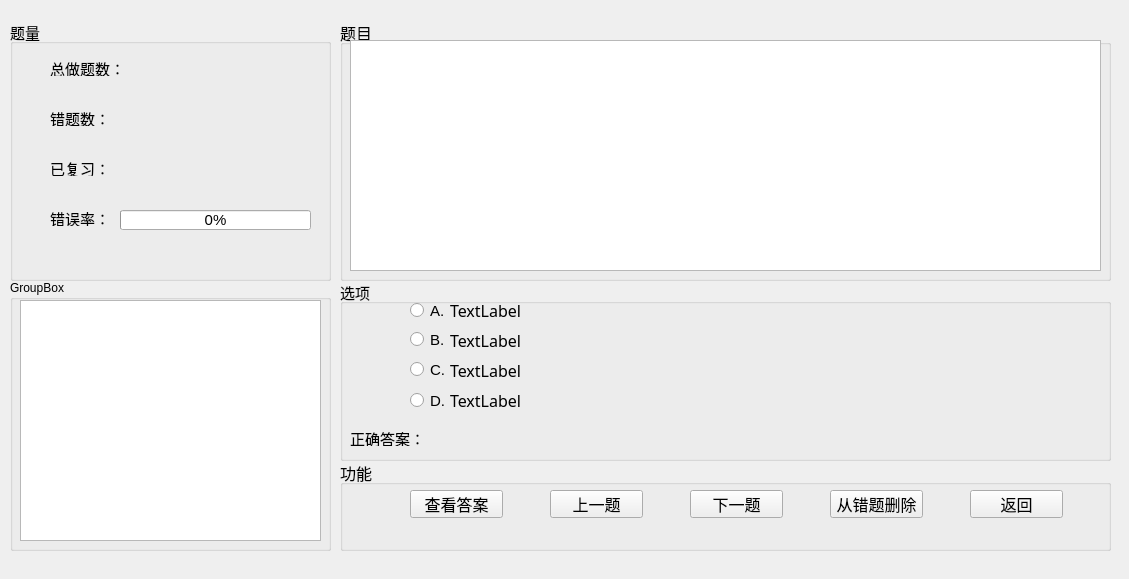
<?xml version="1.0" encoding="UTF-8"?>
<ui version="4.0">
 <class>Form</class>
 <widget class="QWidget" name="Form">
  <property name="geometry">
   <rect>
    <x>0</x>
    <y>0</y>
    <width>1129</width>
    <height>579</height>
   </rect>
  </property>
  <property name="windowTitle">
   <string>Form</string>
  </property>
  <widget class="QGroupBox" name="groupBox_4">
   <property name="geometry">
    <rect>
     <x>10</x>
     <y>20</y>
     <width>321</width>
     <height>261</height>
    </rect>
   </property>
   <property name="font">
    <font>
     <pointsize>11</pointsize>
    </font>
   </property>
   <property name="title">
    <string>题量</string>
   </property>
   <widget class="QLabel" name="label">
    <property name="geometry">
     <rect>
      <x>40</x>
      <y>40</y>
      <width>71</width>
      <height>16</height>
     </rect>
    </property>
    <property name="text">
     <string>总做题数：</string>
    </property>
   </widget>
   <widget class="QLabel" name="L_all">
    <property name="geometry">
     <rect>
      <x>120</x>
      <y>40</y>
      <width>72</width>
      <height>15</height>
     </rect>
    </property>
    <property name="text">
     <string/>
    </property>
   </widget>
   <widget class="QLabel" name="label_3">
    <property name="geometry">
     <rect>
      <x>40</x>
      <y>90</y>
      <width>71</width>
      <height>16</height>
     </rect>
    </property>
    <property name="text">
     <string>错题数：</string>
    </property>
   </widget>
   <widget class="QLabel" name="L_have">
    <property name="geometry">
     <rect>
      <x>120</x>
      <y>90</y>
      <width>72</width>
      <height>15</height>
     </rect>
    </property>
    <property name="text">
     <string/>
    </property>
   </widget>
   <widget class="QLabel" name="label_5">
    <property name="geometry">
     <rect>
      <x>40</x>
      <y>140</y>
      <width>71</width>
      <height>16</height>
     </rect>
    </property>
    <property name="text">
     <string>已复习：</string>
    </property>
   </widget>
   <widget class="QLabel" name="L_will">
    <property name="geometry">
     <rect>
      <x>120</x>
      <y>140</y>
      <width>72</width>
      <height>15</height>
     </rect>
    </property>
    <property name="text">
     <string/>
    </property>
   </widget>
   <widget class="QProgressBar" name="P_cent">
    <property name="geometry">
     <rect>
      <x>110</x>
      <y>190</y>
      <width>191</width>
      <height>20</height>
     </rect>
    </property>
    <property name="value">
     <number>0</number>
    </property>
   </widget>
   <widget class="QLabel" name="label_6">
    <property name="geometry">
     <rect>
      <x>40</x>
      <y>190</y>
      <width>71</width>
      <height>16</height>
     </rect>
    </property>
    <property name="text">
     <string>错误率：</string>
    </property>
   </widget>
  </widget>
  <widget class="QGroupBox" name="groupBox_2">
   <property name="geometry">
    <rect>
     <x>340</x>
     <y>280</y>
     <width>771</width>
     <height>181</height>
    </rect>
   </property>
   <property name="font">
    <font>
     <pointsize>11</pointsize>
    </font>
   </property>
   <property name="title">
    <string>选项</string>
   </property>
   <widget class="QRadioButton" name="RB_A">
    <property name="geometry">
     <rect>
      <x>70</x>
      <y>20</y>
      <width>71</width>
      <height>21</height>
     </rect>
    </property>
    <property name="text">
     <string>A.</string>
    </property>
   </widget>
   <widget class="QRadioButton" name="RB_B">
    <property name="geometry">
     <rect>
      <x>70</x>
      <y>50</y>
      <width>81</width>
      <height>19</height>
     </rect>
    </property>
    <property name="text">
     <string>B.</string>
    </property>
   </widget>
   <widget class="QLabel" name="L_table_2">
    <property name="geometry">
     <rect>
      <x>10</x>
      <y>150</y>
      <width>371</width>
      <height>16</height>
     </rect>
    </property>
    <property name="text">
     <string>正确答案：</string>
    </property>
   </widget>
   <widget class="QLabel" name="L_answer">
    <property name="geometry">
     <rect>
      <x>80</x>
      <y>150</y>
      <width>321</width>
      <height>16</height>
     </rect>
    </property>
    <property name="text">
     <string/>
    </property>
   </widget>
   <widget class="QRadioButton" name="RB_C">
    <property name="geometry">
     <rect>
      <x>70</x>
      <y>80</y>
      <width>81</width>
      <height>19</height>
     </rect>
    </property>
    <property name="text">
     <string>C.</string>
    </property>
   </widget>
   <widget class="QRadioButton" name="RB_D">
    <property name="geometry">
     <rect>
      <x>70</x>
      <y>110</y>
      <width>81</width>
      <height>21</height>
     </rect>
    </property>
    <property name="text">
     <string>D.</string>
    </property>
   </widget>
   <widget class="QLabel" name="label_A">
    <property name="geometry">
     <rect>
      <x>110</x>
      <y>20</y>
      <width>641</width>
      <height>21</height>
     </rect>
    </property>
    <property name="font">
     <font>
      <family>新宋体</family>
      <pointsize>12</pointsize>
     </font>
    </property>
    <property name="text">
     <string>TextLabel</string>
    </property>
   </widget>
   <widget class="QLabel" name="label_B">
    <property name="geometry">
     <rect>
      <x>110</x>
      <y>50</y>
      <width>641</width>
      <height>21</height>
     </rect>
    </property>
    <property name="font">
     <font>
      <family>宋体</family>
      <pointsize>12</pointsize>
     </font>
    </property>
    <property name="text">
     <string>TextLabel</string>
    </property>
   </widget>
   <widget class="QLabel" name="label_C">
    <property name="geometry">
     <rect>
      <x>110</x>
      <y>80</y>
      <width>641</width>
      <height>21</height>
     </rect>
    </property>
    <property name="font">
     <font>
      <family>宋体</family>
      <pointsize>12</pointsize>
     </font>
    </property>
    <property name="text">
     <string>TextLabel</string>
    </property>
   </widget>
   <widget class="QLabel" name="label_D">
    <property name="geometry">
     <rect>
      <x>110</x>
      <y>110</y>
      <width>641</width>
      <height>21</height>
     </rect>
    </property>
    <property name="font">
     <font>
      <family>宋体</family>
      <pointsize>12</pointsize>
     </font>
    </property>
    <property name="text">
     <string>TextLabel</string>
    </property>
   </widget>
  </widget>
  <widget class="QGroupBox" name="groupBox_3">
   <property name="geometry">
    <rect>
     <x>340</x>
     <y>20</y>
     <width>771</width>
     <height>261</height>
    </rect>
   </property>
   <property name="font">
    <font>
     <pointsize>12</pointsize>
    </font>
   </property>
   <property name="title">
    <string>题目</string>
   </property>
   <widget class="QTextEdit" name="textEdit">
    <property name="geometry">
     <rect>
      <x>10</x>
      <y>20</y>
      <width>751</width>
      <height>231</height>
     </rect>
    </property>
    <property name="html">
     <string>&lt;!DOCTYPE HTML PUBLIC &quot;-//W3C//DTD HTML 4.0//EN&quot; &quot;http://www.w3.org/TR/REC-html40/strict.dtd&quot;&gt;
&lt;html&gt;&lt;head&gt;&lt;meta name=&quot;qrichtext&quot; content=&quot;1&quot; /&gt;&lt;style type=&quot;text/css&quot;&gt;
p, li { white-space: pre-wrap; }
&lt;/style&gt;&lt;/head&gt;&lt;body style=&quot; font-family:'SimSun'; font-size:12pt; font-weight:400; font-style:normal;&quot;&gt;
&lt;p style=&quot;-qt-paragraph-type:empty; margin-top:0px; margin-bottom:0px; margin-left:0px; margin-right:0px; -qt-block-indent:0; text-indent:0px; font-size:9pt;&quot;&gt;&lt;br /&gt;&lt;/p&gt;&lt;/body&gt;&lt;/html&gt;</string>
    </property>
   </widget>
  </widget>
  <widget class="QGroupBox" name="groupBox_5">
   <property name="geometry">
    <rect>
     <x>340</x>
     <y>460</y>
     <width>771</width>
     <height>91</height>
    </rect>
   </property>
   <property name="font">
    <font>
     <pointsize>12</pointsize>
    </font>
   </property>
   <property name="title">
    <string>功能</string>
   </property>
   <widget class="QPushButton" name="B_next">
    <property name="enabled">
     <bool>true</bool>
    </property>
    <property name="geometry">
     <rect>
      <x>350</x>
      <y>30</y>
      <width>93</width>
      <height>28</height>
     </rect>
    </property>
    <property name="text">
     <string>下一题</string>
    </property>
   </widget>
   <widget class="QPushButton" name="B_rm">
    <property name="geometry">
     <rect>
      <x>490</x>
      <y>30</y>
      <width>93</width>
      <height>28</height>
     </rect>
    </property>
    <property name="text">
     <string>从错题删除</string>
    </property>
   </widget>
   <widget class="QPushButton" name="B_answer">
    <property name="enabled">
     <bool>true</bool>
    </property>
    <property name="geometry">
     <rect>
      <x>70</x>
      <y>30</y>
      <width>93</width>
      <height>28</height>
     </rect>
    </property>
    <property name="text">
     <string>查看答案</string>
    </property>
   </widget>
   <widget class="QPushButton" name="B_last">
    <property name="enabled">
     <bool>true</bool>
    </property>
    <property name="geometry">
     <rect>
      <x>210</x>
      <y>30</y>
      <width>93</width>
      <height>28</height>
     </rect>
    </property>
    <property name="text">
     <string>上一题</string>
    </property>
   </widget>
   <widget class="QPushButton" name="B_return">
    <property name="geometry">
     <rect>
      <x>630</x>
      <y>30</y>
      <width>93</width>
      <height>28</height>
     </rect>
    </property>
    <property name="text">
     <string>返回</string>
    </property>
   </widget>
  </widget>
  <widget class="QGroupBox" name="groupBox">
   <property name="geometry">
    <rect>
     <x>10</x>
     <y>280</y>
     <width>321</width>
     <height>271</height>
    </rect>
   </property>
   <property name="title">
    <string>GroupBox</string>
   </property>
   <widget class="QListWidget" name="listWidget">
    <property name="geometry">
     <rect>
      <x>10</x>
      <y>20</y>
      <width>301</width>
      <height>241</height>
     </rect>
    </property>
   </widget>
  </widget>
 </widget>
 <resources/>
 <connections/>
</ui>
